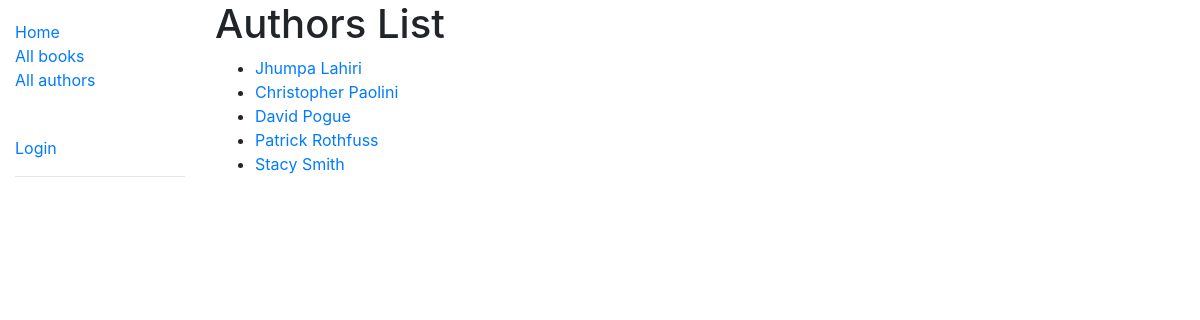
Screenshot of /catalog/authors/ with the database file from the repository.
### catalog/models.py (models this page shows, shortened)
class Author(models.Model):
    first_name = models.CharField(max_length=100)
    last_name = models.CharField(max_length=100)
    date_of_birth = models.DateField(null=True, blank=True)
    date_of_death = models.DateField('Died', null=True, blank=True)
    class Meta:
        ordering = ['last_name', 'first_name']
    def get_absolute_url(self):
        return reverse('author-detail', args=[str(self.id)])

### catalog/views.py (the view)
# urls.py: path('authors/', views.AuthorListView.as_view(), name='authors'),
class AuthorListView(generic.ListView):
    model = Author

### catalog/templates/catalog/author_list.html
{% extends "base_generic.html" %}
{% block content %}
  <h1>Authors List</h1>
  {% if author_list %}
  <ul>
    {% for author in author_list %}
      <li>
        <a href="{{ author.get_absolute_url }}">{{ author.first_name }} {{ author.last_name }}</a>
      </li>
    {% endfor %}
  </ul>
  {% else %}
    <p>There are no authors.</p>
  {% endif %}
{% endblock %}

### rows the page displays
Author: first_name "Jhumpa", last_name "Lahiri"
Author: first_name "Christopher", last_name "Paolini"
Author: first_name "David", last_name "Pogue"
Author: first_name "Patrick", last_name "Rothfuss"
Author: first_name "Stacy", last_name "Smith"
